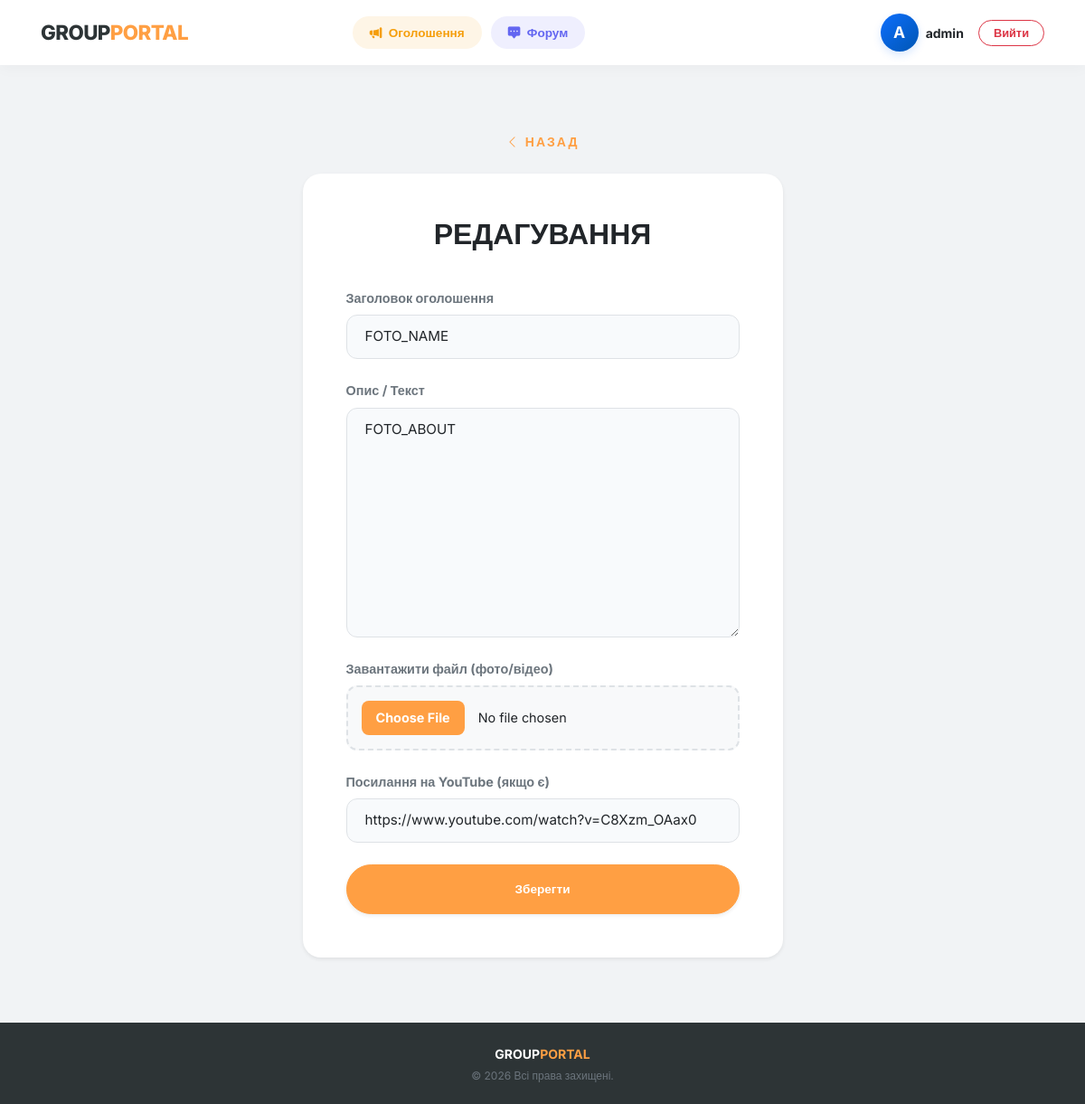
/advertisement/update/3/ (signed in), run on the app's committed database.
### MainPage/models.py (models this page shows, shortened)
class CustomUser(AbstractUser):
    ROLE_USER = "user"
    ROLE_MODERATOR = "moderator"
    ROLE_ADMIN = "admin"
    GENDER_FEMALE = "female"
    GENDER_MALE = "male"
    ROLE_CHOICES = [
        (ROLE_USER, "Користувач"),
        (ROLE_MODERATOR, "Модератор"),
        (ROLE_ADMIN, "Адміністратор")
    ]
    GENDER_CHOICES = [
        (GENDER_MALE, "Чоловік"),
        (GENDER_FEMALE, "Жінка")
    ]
    age = models.IntegerField(null=True, blank=True)
    gender = models.CharField(max_length=30, choices=GENDER_CHOICES, null=True, blank=True)
    group = models.ForeignKey(Group, on_delete=models.SET_NULL,
                              null=True, blank=True, related_name="members")
    role = models.CharField(max_length=20, choices=ROLE_CHOICES,
                            default=ROLE_USER)
    REQUIRED_FIELDS = ["age", "gender"]
    class Meta:
        verbose_name = "CmUser"
        verbose_name_plural = "CmUsers"
        ordering = ['id']

### AdvertisementPage/models.py (models this page shows, shortened)
class Advertisement(models.Model):
    name = models.CharField(max_length=30)
    about = models.TextField()
    media = models.FileField(upload_to="advertisement/", blank=True, null=True)
    youtube_url = models.URLField(blank=True, null=True, verbose_name="Посилання на YouTube")
    class Meta:
        verbose_name = "Advertisement"
        verbose_name_plural = "Advertisements"

### AdvertisementPage/views.py (the view)
# urls.py: path("update/<int:pk>/", AdvertisementUpdateView.as_view(), name="advertisement-update"),
class AdvertisementUpdateView(LoginRequiredMixin, mp_mixins.AdminRequiredMixin, UpdateView):
    model = Advertisement
    form_class = AdvertisementForm
    template_name = "advertisement/advertisement-form.html"
    context_object_name = "advertisement_object"
    success_url = reverse_lazy("advertisement-list")

### AdvertisementPage/forms.py
class AdvertisementForm(forms.ModelForm):
    class Meta:
        model = Advertisement
        fields = ["name", "about", "media", "youtube_url"]
        labels = {
            'name': 'Заголовок оголошення',
            'about': 'Опис / Текст',
            'media': 'Завантажити файл (фото/відео)',
            'youtube_url': 'Посилання на YouTube (якщо є)',
        }
    def __init__(self, *args, **kwargs):
        super().__init__(*args, **kwargs)
        for name, field in self.fields.items():
            if name != 'media': # Не портим наш кастомный инпут
                field.widget.attrs.update({'class': 'form-control'})

### MainPage/mixins.py (called while the page is built)
    def test_func(self):
        user = self.request.user
        return user.role == CustomUser.ROLE_ADMIN or user.is_superuser

### AdvertisementPage/templates/advertisement/advertisement-form.html (shortened to what this page needs)
{% extends 'base.html' %}
{% load static %}
{% block extra_css %}
    <link rel="stylesheet" href="{% static 'css/advertisement.css' %}">
{% endblock %}
{% block content %}
<div class="container py-4">
    <div class="row justify-content-center">
        <div class="col-lg-6 col-md-8 col-12">
            <nav class="mb-4 text-center">
                <a href="{% if advertisement_object %}{% url 'advertisement-detail' advertisement_object.pk %}{% else %}{% url 'advertisement-list' %}{% endif %}" class="ad-link small text-uppercase ls-2">
                    <i class="bi bi-chevron-left"></i> Назад
                </a>
            </nav>
            <div class="card p-4 p-md-5 shadow-sm border-0" style="border-radius: 20px;">
                <h2 class="fw-800 text-uppercase text-center mb-4">
                    {% if advertisement_object %}Редагування{% else %}Нове оголошення{% endif %}
                </h2>
                <form method="post" enctype="multipart/form-data" class="custom-form">
                    {% for field in form %}
                        <div class="mb-4">
                            <label for="{{ field.id_for_label }}" class="form-label fw-bold small text-secondary d-block">
                                {{ field.label }}
                            </label>
                            <div class="field-content" id="container-{{ field.name }}">
                                {{ field }}
                            </div>
                        </div>
                    {% endfor %}
                    <div class="d-grid gap-2 mt-4">
                        <button type="submit" class="btn btn-primary btn-round py-3 shadow-sm fw-bold">
                            Зберегти
                        </button>
                    </div>
                </form>
            </div>
        </div>
    </div>
</div>
{% endblock %}

### MainPage/templates/includes/header.html (shortened to what this page needs)
<nav class="navbar navbar-expand-lg navbar-light">
    <div class="container">
        <a class="navbar-brand d-flex align-items-center" href="{% url 'group-list' %}">
            GROUP<span class="brand-dot">PORTAL</span>
        </a>
        {% if user.is_authenticated %}
        <div class="collapse navbar-collapse" id="navbarNav">
                <ul class="navbar-nav mx-auto nav-pills-custom mt-3 mt-lg-0">
                    <li class="nav-item">
                        <a class="nav-link nav-link-ads-pill {% if request.resolver_match.url_name == 'advertisement-list' %}active-pill{% endif %}"
                           href="{% url 'advertisement-list' %}">
                            <i class="bi bi-megaphone-fill me-1"></i> Оголошення
                        </a>
                    </li>
                    <li class="nav-item">
                        <a class="nav-link nav-link-forum-pill {% if request.resolver_match.url_name == 'comment-list' %}active-pill{% endif %}"
                           href="{% url 'comment-list' %}">
                            <i class="bi bi-chat-square-dots-fill me-1"></i> Форум
                        </a>
                    </li>
                </ul>
            <div class="d-flex align-items-center ms-auto mt-3 mt-lg-0">
                <div class="d-flex align-items-center me-3">
                    <a href="{% url 'user-detail' user.pk %}" class="text-decoration-none d-flex align-items-center profile-link-header">
                        <div class="avatar-circle avatar-header me-2">
                            {{ user.username|slice:":1"|upper }}
                        </div>
                        <span class="text-dark small fw-bold d-none d-sm-inline-block">
                            {{ user.username }}
                        </span>
                    </a>
                </div>
                <form action="{% url 'logout' %}" method="post" class="m-0">
                    <button type="submit" class="btn btn-outline-danger btn-round py-1 px-3" style="font-size: 0.8rem;">
                        Вийти
                    </button>
                </form>
                {% endif %}
            </div>
        </div>
    </div>
</nav>

### MainPage/static/css/main-css.css (style rules this page uses)
:root { --portal-dark: #2d3436; --portal-primary: #0d6efd; --portal-bg-gray: #f1f3f5; --color-ads: #f59e0b; --color-ads-light: #fef3c7; --color-forum: #6366f1; --color-forum-light: #e0e7ff; }
html { overflow-y: scroll; overflow-x: hidden; }
body { margin: 0 !important; padding: 0 !important; width: 100% !important; font-family: 'Inter', sans-serif; background-color: var(--portal-bg-gray); color: var(--portal-dark); display: flex; flex-direction: column; min-height: 100vh; }
.avatar-header { width: 32px; height: 32px; font-size: 0.9rem; flex-shrink: 0; }
.nav-pills-custom .nav-link { border-radius: 50px; padding: 7px 18px !important; margin: 0 5px; font-size: 0.85rem; font-weight: 600; transition: all 0.2s ease-in-out; border: 1px solid transparent; }
.nav-link-ads-pill { color: var(--color-ads) !important; background-color: rgba(245, 158, 11, 0.1); }
.nav-link-forum-pill { color: var(--color-forum) !important; background-color: rgba(99, 102, 241, 0.1); }
.row { margin-right: -15px !important; margin-left: -15px !important; }
h1, h2, h3, h4, h5, h6, p, span, .card-title, .btn, .text-break { overflow-wrap: break-word !important; word-wrap: break-word !important; word-break: break-word !important; }
.navbar { background-color: #ffffff !important; padding: 0.9rem 0; box-shadow: 0 4px 15px rgba(0,0,0,0.03); width: 100% !important; min-width: 100% !important; left: 0 !important; right: 0 !important; }
.navbar-brand { font-weight: 800; font-size: 1.4rem; letter-spacing: -0.6px; color: var(--portal-dark) !important; }
.brand-dot { color: var(--portal-primary); }
.container { padding-right: 15px !important; padding-left: 15px !important; }
@media (min-width: 1200px) { .container { max-width: 1140px !important; } }
.btn-round { border-radius: 50px; padding: 8px 25px; font-weight: 600; font-size: 0.85rem; transition: all 0.3s ease; }
.card { background-color: #ffffff; border-radius: 12px; }
.custom-form input, .form-group-wrapper input, .form-group-wrapper textarea, .form-group-wrapper select, .form-control { display: block; width: 100%; padding: 0.75rem 1.25rem; font-size: 0.95rem; border: 1px solid #dee2e6; border-radius: 12px; background-color: #f8fafc; transition: all 0.3s ease-in-out; box-sizing: border-box; }
.custom-form label { margin-bottom: 0.5rem; font-weight: 600; font-size: 0.9rem; color: #495057; display: block; margin-top: 1rem; }
.avatar-circle { width: 42px; height: 42px; background: linear-gradient(135deg, #0d6efd, #0056b3) !important; color: white !important; border-radius: 50%; display: flex; align-items: center; justify-content: center; font-weight: 700; font-size: 1.1rem; box-shadow: 0 4px 10px rgba(13, 110, 253, 0.15) !important; }
.profile-link-header { transition: opacity 0.2s ease; }

### AdvertisementPage/static/css/advertisement.css (style rules this page uses)
:root { --portal-primary: #ff9f43; --portal-primary-hover: #e67e22; --ad-accent-soft: rgba(255, 159, 67, 0.1); --ad-shadow: rgba(255, 159, 67, 0.2); --portal-dark: #2d3436; }
.fw-800 { font-weight: 800 !important; }
.ls-2 { letter-spacing: 2px !important; }
.brand-dot { color: var(--portal-primary) !important; }
.btn-primary { background-color: var(--portal-primary) !important; border-color: var(--portal-primary) !important; color: #fff !important; border-radius: 50px; transition: all 0.3s ease; }
.btn-round { border-radius: 50px !important; }
.ad-link { color: var(--portal-primary) !important; text-decoration: none; font-weight: 700; transition: 0.2s; }
.field-content { border-radius: 15px; transition: all 0.3s ease; }
.field-content { font-size: 0; }
input[type="file"] { font-size: 0.9rem !important; background: #f8f9fa; border: 2px dashed #dee2e6; padding: 15px; border-radius: 12px; width: 100%; cursor: pointer; transition: 0.2s; }

### AdvertisementPage/templates/advertisement/advertisement-form.html (style rules this page uses)
.field-content { border-radius: 15px; transition: all 0.3s ease; }
.field-content { font-size: 0; }
input[type="file"] { font-size: 0.9rem !important; background: #f8f9fa; border: 2px dashed #dee2e6; padding: 15px; border-radius: 12px; width: 100%; cursor: pointer; transition: 0.2s; }

### data on the page
CustomUser: username "A", username "admin"
Advertisement: form "FOTO_NAME" "FOTO_ABOUT" "https://www.youtube.com/watch?v=C8Xzm_OAax0"

### other printed values
{{ field.label }} "Заголовок оголошення" "Опис / Текст" "Завантажити файл (фото/відео)" "Посилання на YouTube (якщо є)"
